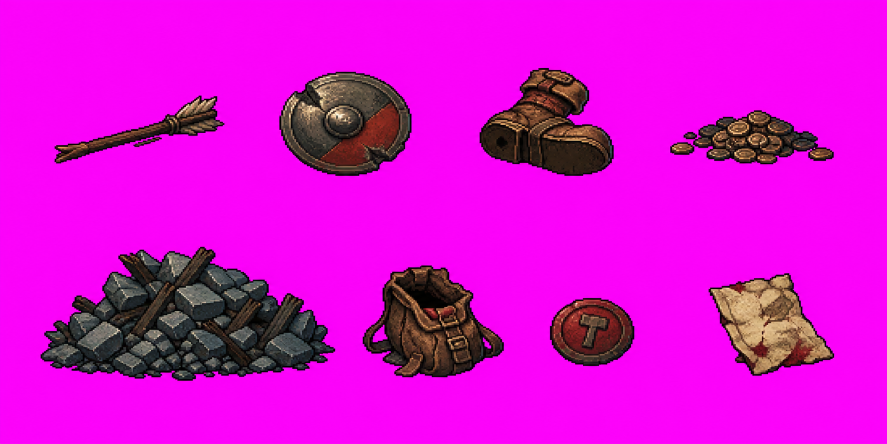
#> input picture art_sources/generated_raw/mine_investigation/mine_item_sheet_v3_scene_grounded.png, 1774 x 887 px (shown at 1/2 size)
$ python prepare_mine_investigation_item_sources.py
#> lines starting #> are read from the running program, lines starting #| are printed output that depends on the picture
from pathlib import Path

from PIL import Image


ROOT = Path(__file__).resolve().parents[2]
RAW = ROOT / "art_sources" / "generated_raw" / "mine_investigation" / "mine_item_sheet_v3_scene_grounded.png"
REFERENCE = ROOT / "assets" / "source" / "investigation" / "mine_items" / "reference" / "mine_item_sheet_v3_scene_grounded_reference.png"
REFERENCE_SIZE = (2048, 1024)


def build_reference(raw: Image.Image) -> Image.Image:
    return raw.convert("RGBA").resize(REFERENCE_SIZE, Image.Resampling.LANCZOS)


def main() -> None:
    if not RAW.exists():
        raise FileNotFoundError(f"missing raw mine item sheet: {RAW}")
    with Image.open(RAW) as raw:
#> raw is the input picture: PIL image 1774x887 RGB; mean R, G, B 216.7, 13, 209.9
        reference = build_reference(raw)
#> in build_reference, `return raw.convert("RGBA").resize(REFERENCE_SIZE, Image.Resampling.LAN..`:
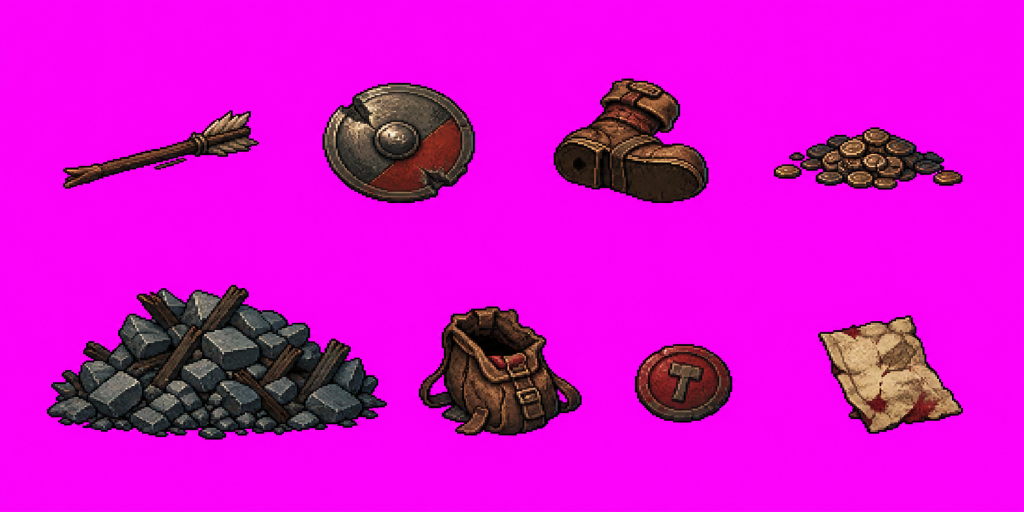
#> returned value: PIL image 2048x1024 RGBA (shown at 1/2 size); mean R, G, B, A 216.7, 13, 209.9, 255
    REFERENCE.parent.mkdir(parents=True, exist_ok=True)
    reference.save(REFERENCE)
    print(f"prepared mine item reference: {REFERENCE.relative_to(ROOT)}")


if __name__ == "__main__":
    main()

$ run again, with art_sources/generated_raw/mine_investigation/mine_item_sheet_v1.png copied over art_sources/generated_raw/mine_investigation/mine_item_sheet_v3_scene_grounded.png
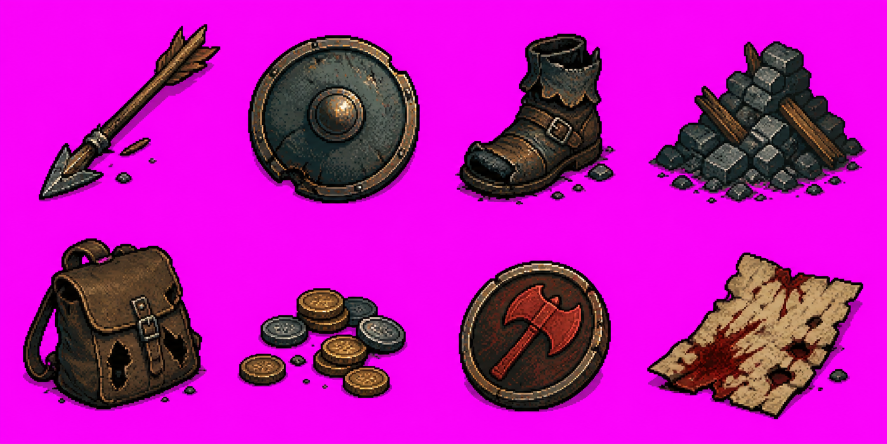
#> input picture art_sources/generated_raw/mine_investigation/mine_item_sheet_v1.png, 1774 x 887 px (shown at 1/2 size)
#> in main, raw is the input picture: PIL image 1774x887 RGB; mean R, G, B 187.1, 20.2, 177.2
#> in build_reference, `return raw.convert("RGBA").resize(REFERENCE_SIZE, Image.Resampling.LAN..`:
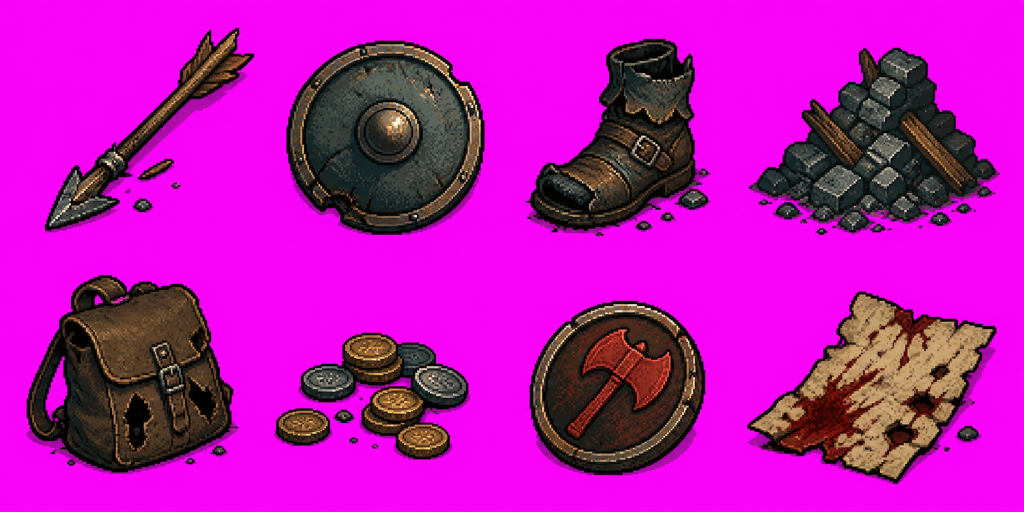
#> returned value: PIL image 2048x1024 RGBA (shown at 1/2 size); mean R, G, B, A 187.1, 20.2, 177.2, 255

$ run again, with art_sources/generated_raw/mine_investigation/mine_item_sheet_v2.png copied over art_sources/generated_raw/mine_investigation/mine_item_sheet_v3_scene_grounded.png
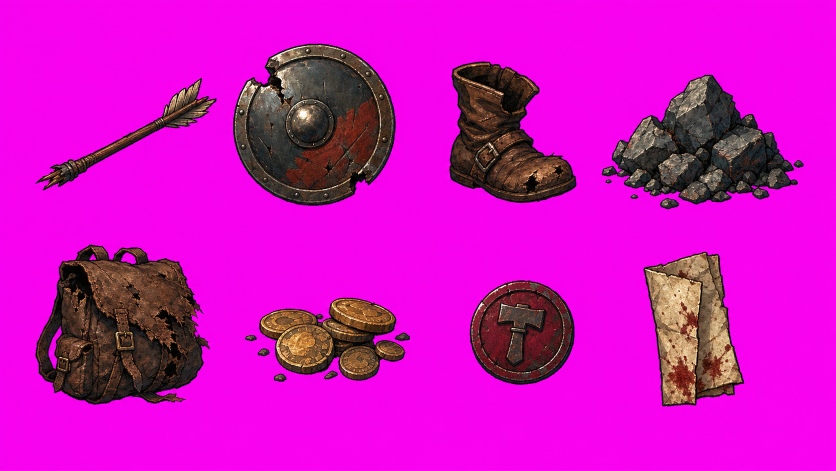
#> input picture art_sources/generated_raw/mine_investigation/mine_item_sheet_v2.png, 1672 x 941 px (shown at 1/2 size)
#> in main, raw is the input picture: PIL image 1672x941 RGB; mean R, G, B 206.3, 16.2, 191
#> in build_reference, `return raw.convert("RGBA").resize(REFERENCE_SIZE, Image.Resampling.LAN..`:
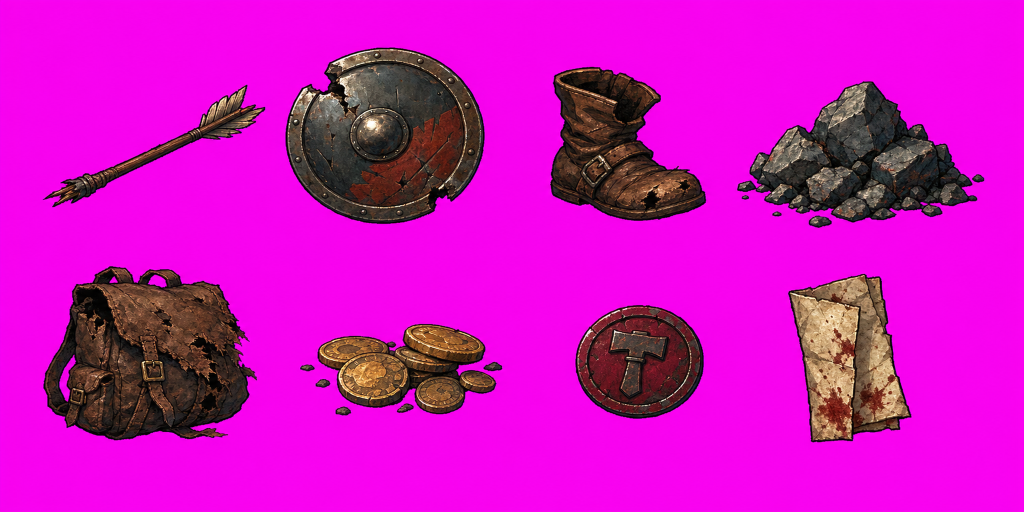
#> returned value: PIL image 2048x1024 RGBA (shown at 1/2 size); mean R, G, B, A 206.3, 16.2, 191, 255

$ run again, with art_sources/generated_raw/mine_investigation/rubble_source_v1.png copied over art_sources/generated_raw/mine_investigation/mine_item_sheet_v3_scene_grounded.png
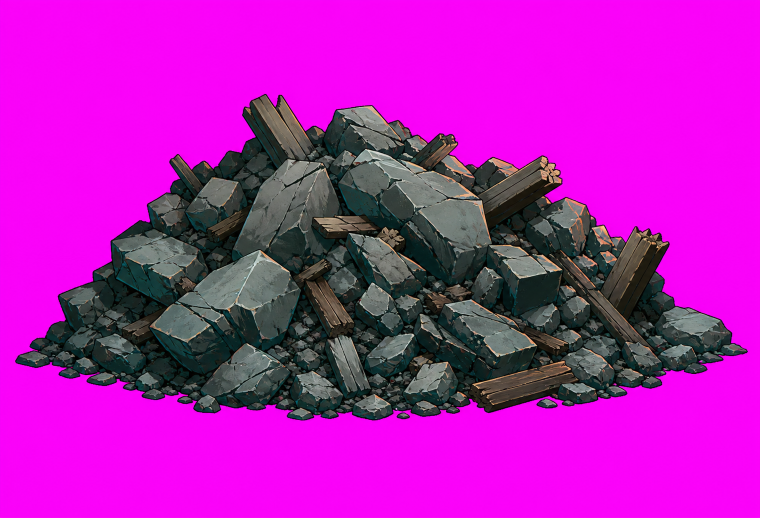
#> input picture art_sources/generated_raw/mine_investigation/rubble_source_v1.png, 1519 x 1035 px (shown at 1/2 size)
#> in main, raw is the input picture: PIL image 1519x1035 RGB; mean R, G, B 180.6, 27.1, 181
#> in build_reference, `return raw.convert("RGBA").resize(REFERENCE_SIZE, Image.Resampling.LAN..`:
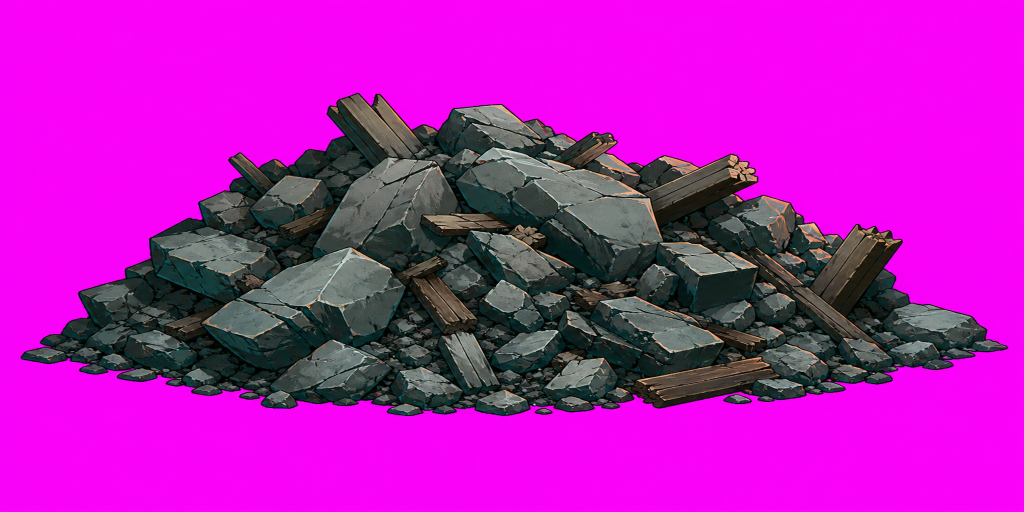
#> returned value: PIL image 2048x1024 RGBA (shown at 1/2 size); mean R, G, B, A 180.6, 27.1, 181, 255
